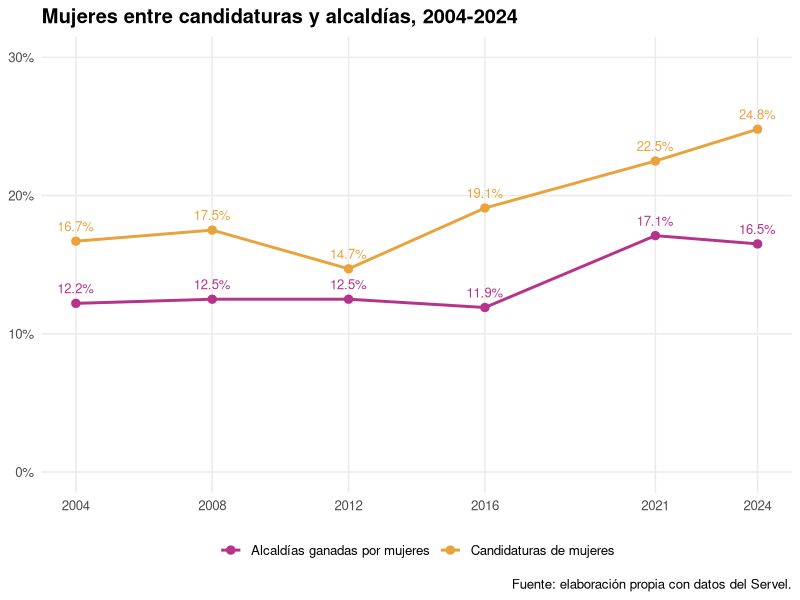
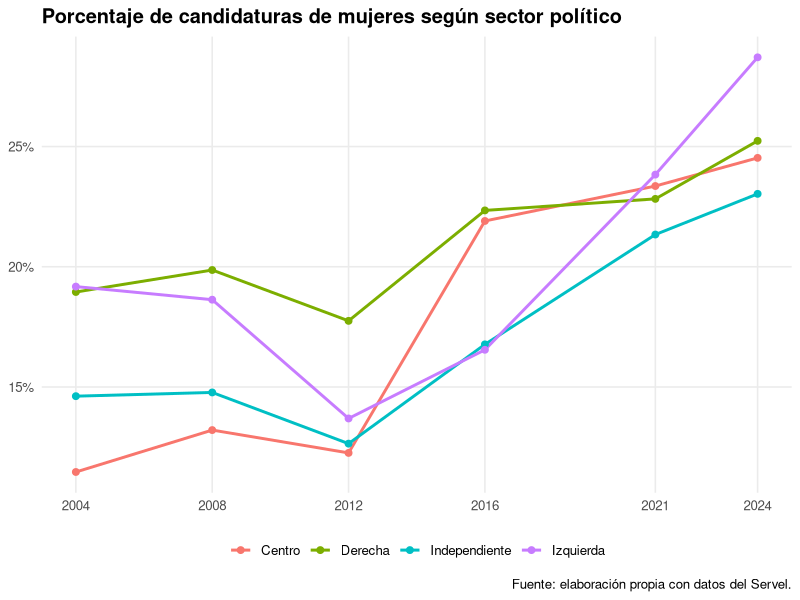
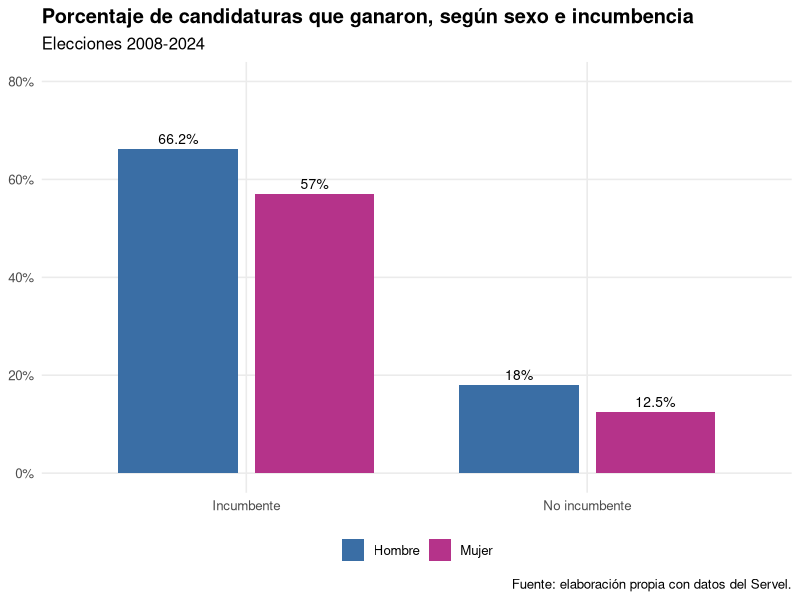
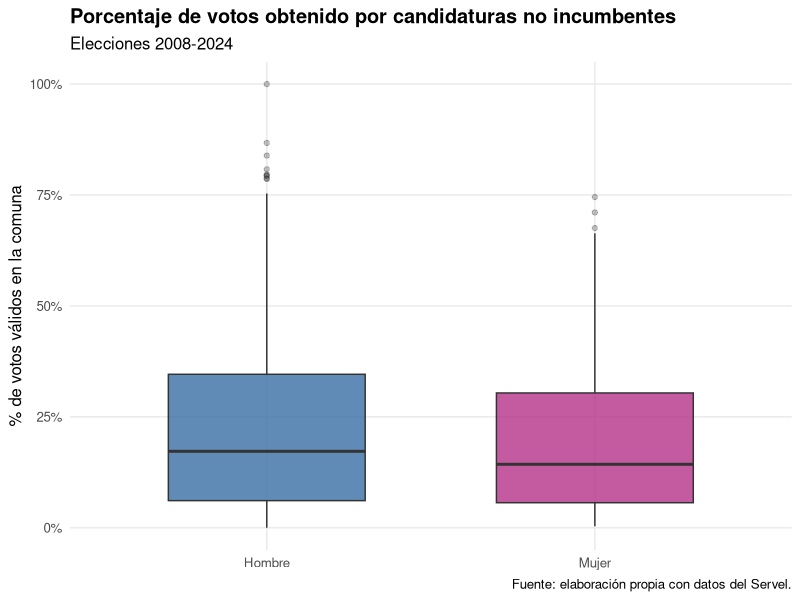
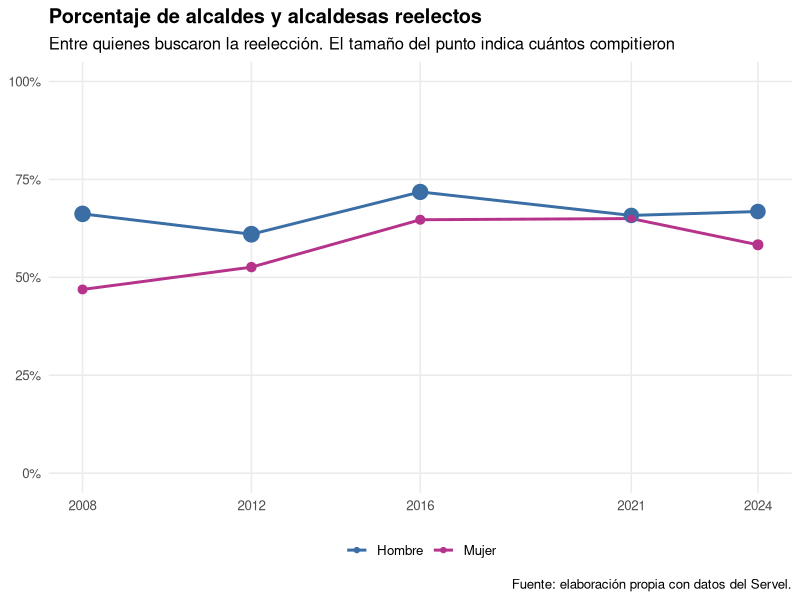

These figures' R source, in order:
# =============================================================
# 03_descriptivos.R
# Análisis descriptivo: tablas y gráficos sobre la presencia de
# mujeres entre las candidaturas y las alcaldías (2004-2024).
# Usa la base creada por 02_construir_base.R
# Resultados: tablas (.csv) y gráficos (.png) en la carpeta output/
# =============================================================

paquetes <- c("dplyr", "tidyr", "ggplot2", "readr", "scales")
for (p in paquetes) {
  if (!requireNamespace(p, quietly = TRUE)) install.packages(p)
}
library(dplyr)
library(tidyr)
library(ggplot2)
library(readr)
library(scales)

base <- read_csv("data/clean/base_alcaldes.csv", show_col_types = FALSE)
dir.create("output", showWarnings = FALSE)

# Estilo común para todos los gráficos
tema <- theme_minimal(base_size = 12) +
  theme(legend.position = "bottom", plot.title = element_text(face = "bold"),
        panel.grid.minor = element_blank())
colores_sexo <- c("Mujer" = "#B5338A", "Hombre" = "#3A6EA5")

# -------------------------------------------------------------
# Tabla 1. Candidaturas y alcaldías por año
# (representación descriptiva y oferta, H1)
# -------------------------------------------------------------
tabla1 <- base %>%
  group_by(Año = anio) %>%
  summarise(
    `Candidaturas` = n(),
    `Candidatas mujeres` = sum(mujer),
    `% candidatas` = round(100 * mean(mujer), 1),
    `Alcaldías` = sum(gano),
    `Alcaldesas electas` = sum(gano * mujer),
    `% alcaldesas` = round(100 * sum(gano * mujer) / sum(gano), 1)
  )
print(tabla1)
write_csv(tabla1, "output/tabla1_candidaturas_alcaldias.csv")

# -------------------------------------------------------------
# Gráfico 1. % de mujeres entre candidaturas y entre electos
# -------------------------------------------------------------
g1_datos <- tabla1 %>%
  select(Año, `% candidatas`, `% alcaldesas`) %>%
  pivot_longer(-Año, names_to = "Indicador", values_to = "Porcentaje") %>%
  mutate(Indicador = recode(Indicador,
                            "% candidatas" = "Candidaturas de mujeres",
                            "% alcaldesas" = "Alcaldías ganadas por mujeres"))

g1 <- ggplot(g1_datos, aes(Año, Porcentaje, color = Indicador)) +
  geom_line(linewidth = 1) +
  geom_point(size = 2.5) +
  geom_text(aes(label = paste0(Porcentaje, "%")), vjust = -1, size = 3.3,
            show.legend = FALSE) +
  scale_x_continuous(breaks = c(2004, 2008, 2012, 2016, 2021, 2024)) +
  scale_y_continuous(limits = c(0, 30), labels = function(x) paste0(x, "%")) +
  scale_color_manual(values = c("#B5338A", "#E8A33D")) +
  labs(title = "Mujeres entre candidaturas y alcaldías, 2004-2024",
       x = NULL, y = NULL, color = NULL,
       caption = "Fuente: elaboración propia con datos del Servel.") +
  tema
ggsave("output/grafico1_mujeres_candidaturas_alcaldias.png", g1,
       width = 8, height = 5, dpi = 300, bg = "white")

# -------------------------------------------------------------
# Tabla 2 y Gráfico 2. Oferta de candidatas por pacto y sector (H1)
# -------------------------------------------------------------
tabla2 <- base %>%
  group_by(Sector = sector) %>%
  summarise(Candidaturas = n(),
            `% candidatas` = round(100 * mean(mujer), 1)) %>%
  bind_rows(
    base %>% group_by(Sector = pacto) %>%
      summarise(Candidaturas = n(), `% candidatas` = round(100 * mean(mujer), 1))
  )
print(tabla2)
write_csv(tabla2, "output/tabla2_candidatas_sector_pacto.csv")

g2_datos <- base %>%
  filter(sector != "Otro") %>%   # categoría muy pequeña
  group_by(anio, sector) %>%
  summarise(pct = 100 * mean(mujer), .groups = "drop")

g2 <- ggplot(g2_datos, aes(anio, pct, color = sector)) +
  geom_line(linewidth = 1) +
  geom_point(size = 2) +
  scale_x_continuous(breaks = c(2004, 2008, 2012, 2016, 2021, 2024)) +
  scale_y_continuous(labels = function(x) paste0(x, "%")) +
  labs(title = "Porcentaje de candidaturas de mujeres según sector político",
       x = NULL, y = NULL, color = NULL,
       caption = "Fuente: elaboración propia con datos del Servel.") +
  tema
ggsave("output/grafico2_candidatas_por_sector.png", g2,
       width = 8, height = 5, dpi = 300, bg = "white")

# -------------------------------------------------------------
# Tabla 3 y Gráfico 3. Éxito electoral según sexo e incumbencia (H2)
# Se excluye 2004 porque no se puede saber quién era incumbente
# -------------------------------------------------------------
tabla3 <- base %>%
  filter(anio > 2004) %>%
  mutate(Condición = ifelse(incumbente == 1, "Incumbente", "No incumbente")) %>%
  group_by(Condición, Sexo = sexo) %>%
  summarise(Candidaturas = n(),
            `% que ganó` = round(100 * mean(gano), 1),
            `% votos (promedio)` = round(mean(pct_votos), 1),
            .groups = "drop")
print(tabla3)
write_csv(tabla3, "output/tabla3_exito_sexo_incumbencia.csv")

g3 <- ggplot(tabla3, aes(Condición, `% que ganó`, fill = Sexo)) +
  geom_col(position = position_dodge(0.8), width = 0.7) +
  geom_text(aes(label = paste0(`% que ganó`, "%")),
            position = position_dodge(0.8), vjust = -0.5, size = 3.5) +
  scale_fill_manual(values = colores_sexo) +
  scale_y_continuous(limits = c(0, 80), labels = function(x) paste0(x, "%")) +
  labs(title = "Porcentaje de candidaturas que ganaron, según sexo e incumbencia",
       subtitle = "Elecciones 2008-2024",
       x = NULL, y = NULL, fill = NULL,
       caption = "Fuente: elaboración propia con datos del Servel.") +
  tema
ggsave("output/grafico3_exito_sexo_incumbencia.png", g3,
       width = 8, height = 5, dpi = 300, bg = "white")

# -------------------------------------------------------------
# Gráfico 4. Distribución del % de votos según sexo (H2)
# Solo candidaturas no incumbentes, para comparar en condiciones similares
# -------------------------------------------------------------
g4 <- base %>%
  filter(anio > 2004, incumbente == 0) %>%
  ggplot(aes(sexo, pct_votos, fill = sexo)) +
  geom_boxplot(alpha = 0.8, outlier.alpha = 0.3, width = 0.6) +
  scale_fill_manual(values = colores_sexo, guide = "none") +
  scale_y_continuous(labels = function(x) paste0(x, "%")) +
  labs(title = "Porcentaje de votos obtenido por candidaturas no incumbentes",
       subtitle = "Elecciones 2008-2024",
       x = NULL, y = "% de votos válidos en la comuna",
       caption = "Fuente: elaboración propia con datos del Servel.") +
  tema
ggsave("output/grafico4_votos_sexo_no_incumbentes.png", g4,
       width = 7, height = 5, dpi = 300, bg = "white")

# -------------------------------------------------------------
# Tabla 4 y Gráfico 5. Reelección de incumbentes según sexo (H3)
# -------------------------------------------------------------
tabla4 <- base %>%
  filter(incumbente == 1) %>%
  group_by(Año = anio, Sexo = sexo) %>%
  summarise(`Buscaron reelección` = n(),
            `Reelectos/as` = sum(gano),
            `% reelección` = round(100 * mean(gano), 1),
            .groups = "drop")
print(tabla4)
write_csv(tabla4, "output/tabla4_reeleccion_sexo.csv")

g5 <- ggplot(tabla4, aes(Año, `% reelección`, color = Sexo)) +
  geom_line(linewidth = 1) +
  geom_point(aes(size = `Buscaron reelección`)) +
  scale_color_manual(values = colores_sexo) +
  scale_size_continuous(range = c(2, 5), guide = "none") +
  scale_x_continuous(breaks = c(2008, 2012, 2016, 2021, 2024)) +
  scale_y_continuous(limits = c(0, 100), labels = function(x) paste0(x, "%")) +
  labs(title = "Porcentaje de alcaldes y alcaldesas reelectos",
       subtitle = "Entre quienes buscaron la reelección. El tamaño del punto indica cuántos compitieron",
       x = NULL, y = NULL, color = NULL,
       caption = "Fuente: elaboración propia con datos del Servel.") +
  tema
ggsave("output/grafico5_reeleccion_sexo.png", g5,
       width = 8, height = 5, dpi = 300, bg = "white")

# -------------------------------------------------------------
# Tabla 5. Estadísticos descriptivos de las variables del análisis
# -------------------------------------------------------------
tabla5 <- tibble(
  Variable = c("Mujer (1 = sí)", "Ganó (1 = sí)", "% de votos",
               "Incumbente (1 = sí)", "Períodos previos en el cargo",
               "Fuera de pacto (1 = sí)", "N° de candidaturas en la comuna"),
  N = c(sum(!is.na(base$mujer)), sum(!is.na(base$gano)), sum(!is.na(base$pct_votos)),
        sum(!is.na(base$incumbente)), sum(!is.na(base$periodos_previos)),
        nrow(base), sum(!is.na(base$n_candidatos))),
  Media = c(mean(base$mujer), mean(base$gano), mean(base$pct_votos),
            mean(base$incumbente, na.rm = TRUE), mean(base$periodos_previos, na.rm = TRUE),
            mean(base$pacto == "Fuera de pacto"), mean(base$n_candidatos)),
  `Desv. estándar` = c(sd(base$mujer), sd(base$gano), sd(base$pct_votos),
                       sd(base$incumbente, na.rm = TRUE), sd(base$periodos_previos, na.rm = TRUE),
                       sd(base$pacto == "Fuera de pacto"), sd(base$n_candidatos)),
  Mínimo = c(0, 0, min(base$pct_votos), 0, 0, 0, min(base$n_candidatos)),
  Máximo = c(1, 1, max(base$pct_votos), 1, max(base$periodos_previos, na.rm = TRUE),
             1, max(base$n_candidatos))
) %>%
  mutate(across(c(Media, `Desv. estándar`, Mínimo, Máximo), ~ round(.x, 2)))
print(tabla5)
write_csv(tabla5, "output/tabla5_estadisticos_descriptivos.csv")

message("Listo: tablas y gráficos guardados en la carpeta output/")
